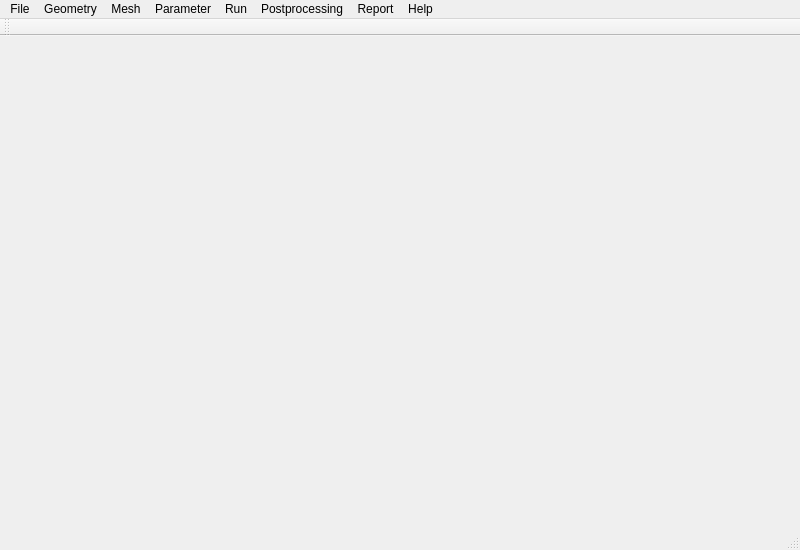
<?xml version="1.0" encoding="UTF-8"?>
<ui version="4.0">
 <class>MainWindow</class>
 <widget class="QMainWindow" name="MainWindow">
  <property name="geometry">
   <rect>
    <x>0</x>
    <y>0</y>
    <width>800</width>
    <height>550</height>
   </rect>
  </property>
  <property name="windowTitle">
   <string>MainWindow</string>
  </property>
  <widget class="QWidget" name="centralwidget"/>
  <widget class="QMenuBar" name="menubar">
   <property name="geometry">
    <rect>
     <x>0</x>
     <y>0</y>
     <width>800</width>
     <height>22</height>
    </rect>
   </property>
   <widget class="QMenu" name="menuFile">
    <property name="title">
     <string>File</string>
    </property>
    <addaction name="actionSave_Configuration"/>
    <addaction name="actionExit"/>
   </widget>
   <widget class="QMenu" name="menuGeometry">
    <property name="title">
     <string>Geometry</string>
    </property>
    <addaction name="actionImport_Geometry"/>
   </widget>
   <widget class="QMenu" name="menuMesh">
    <property name="title">
     <string>Mesh</string>
    </property>
    <addaction name="actionImport"/>
    <addaction name="actionDimension"/>
    <addaction name="actionSave_Mesh"/>
   </widget>
   <widget class="QMenu" name="menuParameter">
    <property name="title">
     <string>Parameter</string>
    </property>
    <addaction name="actionFluid_Properties"/>
    <addaction name="actionConstruction"/>
   </widget>
   <widget class="QMenu" name="menuRun">
    <property name="title">
     <string>Run</string>
    </property>
   </widget>
   <widget class="QMenu" name="menuPostprocessing">
    <property name="title">
     <string>Postprocessing</string>
    </property>
   </widget>
   <widget class="QMenu" name="menuReport">
    <property name="title">
     <string>Report</string>
    </property>
   </widget>
   <widget class="QMenu" name="menuHelp">
    <property name="title">
     <string>Help</string>
    </property>
   </widget>
   <addaction name="menuFile"/>
   <addaction name="menuGeometry"/>
   <addaction name="menuMesh"/>
   <addaction name="menuParameter"/>
   <addaction name="menuRun"/>
   <addaction name="menuPostprocessing"/>
   <addaction name="menuReport"/>
   <addaction name="menuHelp"/>
  </widget>
  <widget class="QStatusBar" name="statusbar"/>
  <widget class="QToolBar" name="toolBar">
   <property name="windowTitle">
    <string>toolBar</string>
   </property>
   <attribute name="toolBarArea">
    <enum>TopToolBarArea</enum>
   </attribute>
   <attribute name="toolBarBreak">
    <bool>false</bool>
   </attribute>
  </widget>
  <action name="actionSave_Configuration">
   <property name="text">
    <string>Save Configuration</string>
   </property>
  </action>
  <action name="actionExit">
   <property name="text">
    <string>Exit</string>
   </property>
  </action>
  <action name="actionImport_Geometry">
   <property name="text">
    <string>Import Geometry</string>
   </property>
  </action>
  <action name="actionImport">
   <property name="text">
    <string>Import</string>
   </property>
  </action>
  <action name="actionDimension">
   <property name="text">
    <string>Dimension</string>
   </property>
  </action>
  <action name="actionSave_Mesh">
   <property name="text">
    <string>Save Mesh</string>
   </property>
  </action>
  <action name="actionFluid_Properties">
   <property name="text">
    <string>Fluid Properties</string>
   </property>
  </action>
  <action name="actionConstruction">
   <property name="text">
    <string>Construction</string>
   </property>
  </action>
 </widget>
 <resources/>
 <connections/>
</ui>
